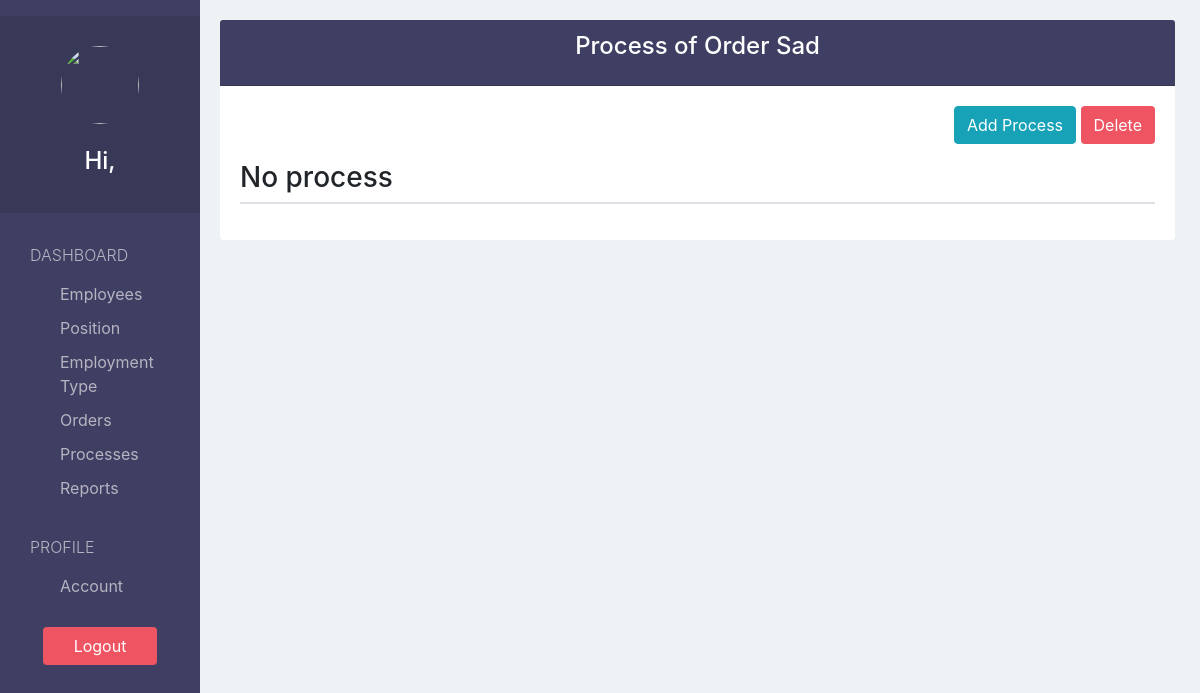
Page /payrollApp/process/order/3/ on the earlier database version.
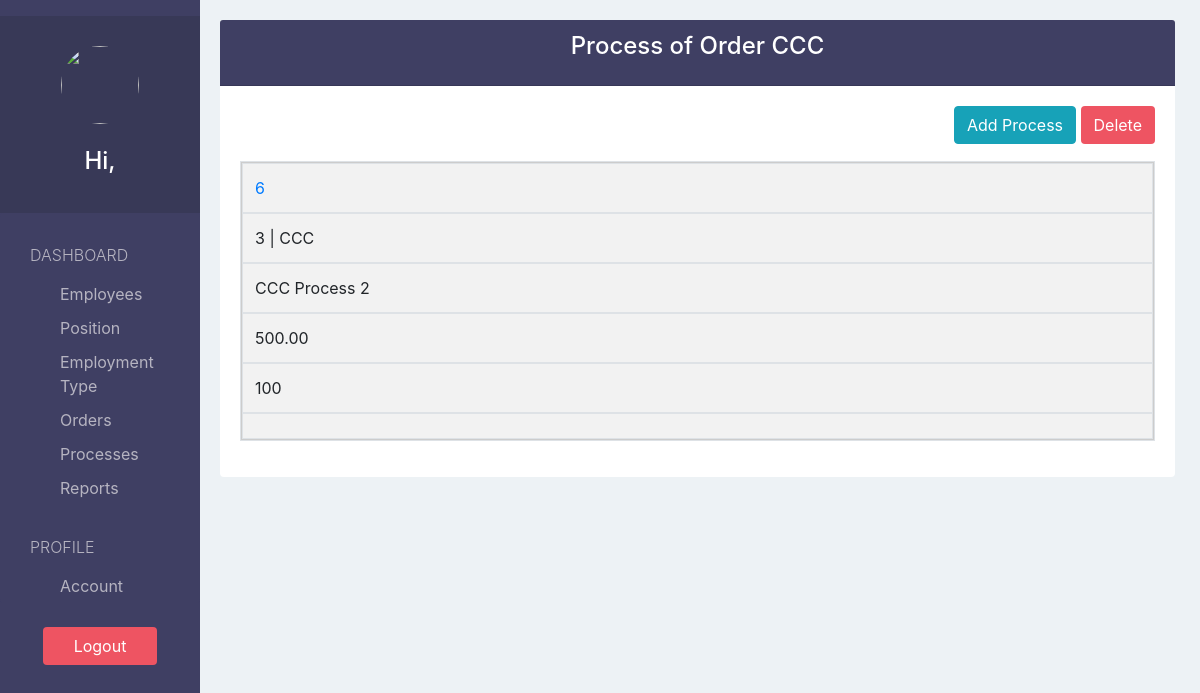
Same page on the later database version.
### payrollApp/models.py (models this page shows, shortened)
class Order(models.Model):
  code         = models.CharField(max_length=50, unique=True)
  name         = models.CharField(max_length=200)
  quantity     = models.PositiveIntegerField()
  description  = models.TextField(blank=True, null=True)
  dateCreated  = models.DateTimeField(auto_now_add=True)
  lastModified = models.DateTimeField(auto_now=True)
  def __str__(self):
    return str(self.id)+" | "+self.code

class Process(models.Model):
  orderId     = models.ForeignKey('Order', default=None, null=True, on_delete=models.SET_DEFAULT)
  name        = models.CharField(max_length=200)
  price       = models.DecimalField(decimal_places=2, max_digits=100, validators=[MinValueValidator(0, message="Price can't be less than 0")])
  quantity    = models.PositiveIntegerField()
  description = models.TextField(blank=True, null=True)
  class Meta:
        constraints = [
            constraints.CheckConstraint(
                check=Q(price__gte=0),
                name='price_positive'
            )
        ]

### payrollApp/views.py (the view)
# urls.py: path('process/order/<order_id>/', views.process_of_order_view, name="process-of-order"),
def process_of_order_view(request, order_id):
  order = Order.objects.get(id=order_id)
  processes = Process.objects.filter(orderId=order_id)
  print(request)
  if processes:
    flag=True
  else:
    flag=False
  context = {
    'processes':processes,
    'flags':flag,
    'order':order,
  }
  return render(request, "process/process_of_order.html", context)

### payrollApp/templates/process/process_of_order.html (shortened to what this page needs)
{% extends 'view_base.html' %}
{% load static %}
{% block viewTitle %}Process of Order {{ order.code|capfirst }}{% endblock %}
{% block addBtn %}
  <a href="{% url 'create-process' order.id%}?next={{ request.path }}" class="btn btn-info">Add Process</a>
{% endblock %}
{% block tbodyContent %}
  {% if not flags %}
    <h3>No process</h3>
    {% else %}
      {% for process in processes %}
        <tr>
          <td scope="row"><a href="{% url 'edit-process' process.id %}?next={{ request.path }}">{{ process.id }}</a></td>
          <td>{{ process.orderId }}</td>
          <td>{{ process.name }}</td>
          <td>{{ process.price }}</td>
          <td>{{ process.quantity }}</td>
          <td>{{ process.description }}</td>
        </tr>
      {% endfor %}
  {% endif %}
{% endblock %}

Differences in the rows shown:
changed Order: code "Sad" → "CCC"
added Process: id "6", orderId "3 | CCC", name "CCC Process 2", price "500.00", quantity "100"
Other differences:
text no longer shown: "No process"
